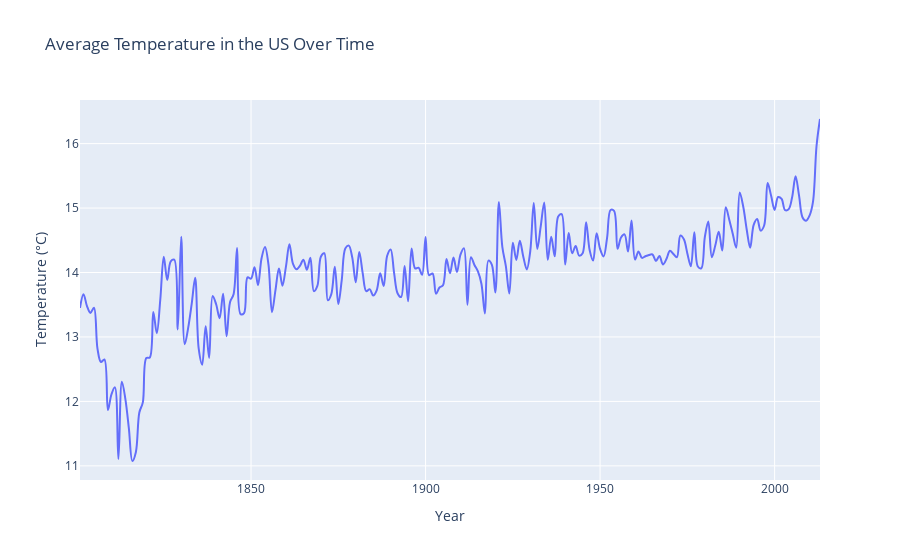

Notebook cell for this chart:
### Markdown cell above
The data I will be using comes from Kaggle. It holds the recorded temperatures of each month and year around the world, all chunked primarily through different city and state records. This dataset is about recording the global changes in our climate, from the 1800's to the late 2010's. The data can either be viewed through a specific city, or by averaging each cities' data for a total look at the specific state or country's change in local climate. 
The features included are temperature index for the month, for each city, state, or country along with the latitude and longitude

### Code cell
import pandas as pd
import plotly.express as px

df = pd.read_csv("GlobalLandTemperaturesByCity.csv")
df['dt'] = pd.to_datetime(df['dt'])
df = df[df['Country'] == "United States"]

df['year'] = df['dt'].dt.year
us_temp = df[df['year'] > 1800].groupby('year')['AverageTemperature'].mean().reset_index()

fig = px.line(us_temp, x="year", y="AverageTemperature", title="Average Temperature in the US Over Time", 
              labels={"year": "Year", "AverageTemperature": "Temperature (°C)"}, line_shape="spline")
fig.show()

### Figure 1 — Plotly figure (JSON) as saved in the notebook; plotly's stock layout.template omitted (floating-point values rounded to 4 significant figures; data arrays with more than 128 entries replaced by an {"elided": "..."} marker saying what was removed)
{"data": [{"hovertemplate": "Year=%{x}<br>Temperature (°C)=%{y}<extra></extra>", "legendgroup": "", "line": {"color": "#636efa", "dash": "solid", "shape": "spline"}, "marker": {"symbol": "circle"}, "mode": "lines", "name": "", "orientation": "v", "showlegend": false, "type": "scatter", "x": {"elided": "213 int values"}, "xaxis": "x", "y": {"elided": "213 float values"}, "yaxis": "y"}], "layout": {"legend": {"tracegroupgap": 0}, "title": {"text": "Average Temperature in the US Over Time"}, "xaxis": {"anchor": "y", "domain": [0, 1], "title": {"text": "Year"}}, "yaxis": {"anchor": "x", "domain": [0, 1], "title": {"text": "Temperature (°C)"}}}}
